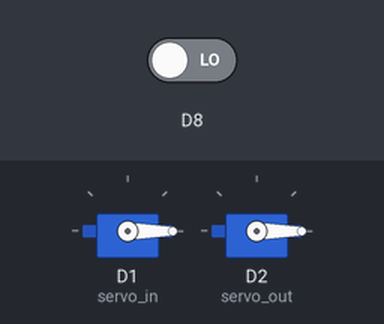
The sketch below on a simulated ESP8266 (NodeMCU). Parts: 2 × servo. The test bench sets the inputs (shaded band); at power-on: D8 LOW. What the sketch prints to the serial monitor is not drawn.

Above: at 1.2 s.
1.3 s: D8 driven HIGH
At 2.2 s:
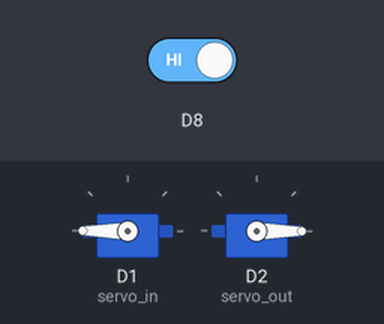
2.8 s: D8 driven LOW
At 3.2 s:
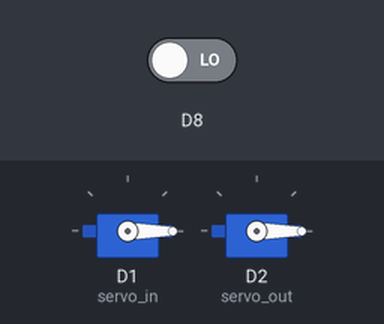
Timing chart, 0 to 5.8 s (numbered marks = the images above; inputs shaded):
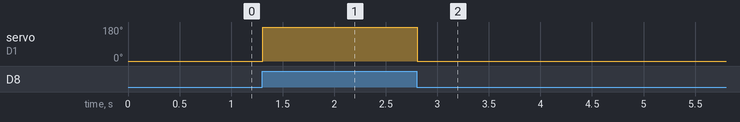

Measured:
- after the input at 1.3 s, servo on D1 (servo_in): 0° → 180° at once
- after the input at 2.8 s, servo on D1 (servo_in): 180° → 0° at once

The sketch:

Servo_test.ino
```cpp
#include <Servo.h>

Servo servo_in;
Servo servo_out;

int pos_in = 0, pos_out = 0;    // variable to store the servo position

void setup() {
  servo_in.attach(5, 1010, 2010);  // attaches the servo on pin 9 to the servo object
  servo_out.attach(4, 930, 1970);  // attaches the servo on pin 9 to the servo object
  Serial.begin(9600);
}

void loop() {
  servo_in.write(pos_in);
  servo_out.write(pos_out);

  /*if(Serial.available()){
    char c = Serial.read();
    if(c == 'i'){
      pos_in = 180 - pos_in;
    }
    if(c == 'o'){
      pos_out = 180 - pos_out;
    }
  }*/

  if(digitalRead(D8)){
    pos_in = 180;
    Serial.println(180);
  }else{
    pos_in = 0;
    Serial.println(0);
  }
}
```
